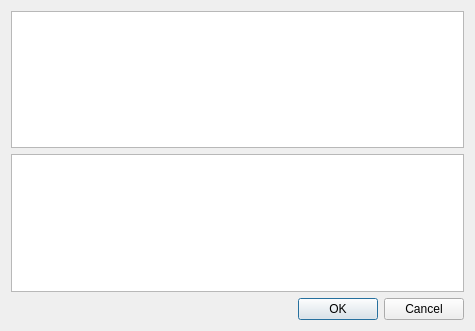
<?xml version="1.0" encoding="UTF-8"?>
<ui version="4.0">
 <class>OpenNewFile</class>
 <widget class="QDialog" name="OpenNewFile">
  <property name="geometry">
   <rect>
    <x>0</x>
    <y>0</y>
    <width>475</width>
    <height>331</height>
   </rect>
  </property>
  <property name="windowTitle">
   <string>Dialog</string>
  </property>
  <layout class="QVBoxLayout" name="verticalLayout">
   <item>
    <widget class="QListView" name="listView"/>
   </item>
   <item>
    <widget class="QTreeView" name="treeView"/>
   </item>
   <item>
    <widget class="QDialogButtonBox" name="buttonBox">
     <property name="orientation">
      <enum>Qt::Horizontal</enum>
     </property>
     <property name="standardButtons">
      <set>QDialogButtonBox::Cancel|QDialogButtonBox::Ok</set>
     </property>
    </widget>
   </item>
  </layout>
 </widget>
 <resources/>
 <connections>
  <connection>
   <sender>buttonBox</sender>
   <signal>accepted()</signal>
   <receiver>OpenNewFile</receiver>
   <slot>accept()</slot>
   <hints>
    <hint type="sourcelabel">
     <x>248</x>
     <y>254</y>
    </hint>
    <hint type="destinationlabel">
     <x>157</x>
     <y>274</y>
    </hint>
   </hints>
  </connection>
  <connection>
   <sender>buttonBox</sender>
   <signal>rejected()</signal>
   <receiver>OpenNewFile</receiver>
   <slot>reject()</slot>
   <hints>
    <hint type="sourcelabel">
     <x>316</x>
     <y>260</y>
    </hint>
    <hint type="destinationlabel">
     <x>286</x>
     <y>274</y>
    </hint>
   </hints>
  </connection>
 </connections>
</ui>
